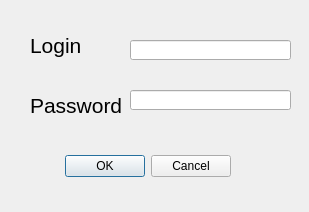
<?xml version="1.0" encoding="UTF-8"?>
<ui version="4.0">
 <class>Dialog</class>
 <widget class="QDialog" name="Dialog">
  <property name="geometry">
   <rect>
    <x>0</x>
    <y>0</y>
    <width>309</width>
    <height>212</height>
   </rect>
  </property>
  <property name="maximumSize">
   <size>
    <width>309</width>
    <height>299</height>
   </size>
  </property>
  <property name="windowTitle">
   <string>Dialog</string>
  </property>
  <widget class="QDialogButtonBox" name="Buttons">
   <property name="geometry">
    <rect>
     <x>50</x>
     <y>150</y>
     <width>181</width>
     <height>32</height>
    </rect>
   </property>
   <property name="orientation">
    <enum>Qt::Horizontal</enum>
   </property>
   <property name="standardButtons">
    <set>QDialogButtonBox::Cancel|QDialogButtonBox::Ok</set>
   </property>
  </widget>
  <widget class="QLabel" name="label">
   <property name="geometry">
    <rect>
     <x>30</x>
     <y>30</y>
     <width>91</width>
     <height>31</height>
    </rect>
   </property>
   <property name="font">
    <font>
     <pointsize>16</pointsize>
    </font>
   </property>
   <property name="text">
    <string>Login</string>
   </property>
  </widget>
  <widget class="QLabel" name="label_2">
   <property name="geometry">
    <rect>
     <x>30</x>
     <y>90</y>
     <width>101</width>
     <height>31</height>
    </rect>
   </property>
   <property name="font">
    <font>
     <pointsize>16</pointsize>
    </font>
   </property>
   <property name="text">
    <string>Password</string>
   </property>
  </widget>
  <widget class="QLineEdit" name="lineEdit">
   <property name="geometry">
    <rect>
     <x>130</x>
     <y>40</y>
     <width>161</width>
     <height>20</height>
    </rect>
   </property>
  </widget>
  <widget class="QLineEdit" name="lineEdit_2">
   <property name="geometry">
    <rect>
     <x>130</x>
     <y>90</y>
     <width>161</width>
     <height>20</height>
    </rect>
   </property>
  </widget>
 </widget>
 <resources/>
 <connections>
  <connection>
   <sender>Buttons</sender>
   <signal>accepted()</signal>
   <receiver>Dialog</receiver>
   <slot>accept()</slot>
   <hints>
    <hint type="sourcelabel">
     <x>248</x>
     <y>254</y>
    </hint>
    <hint type="destinationlabel">
     <x>157</x>
     <y>274</y>
    </hint>
   </hints>
  </connection>
  <connection>
   <sender>Buttons</sender>
   <signal>rejected()</signal>
   <receiver>Dialog</receiver>
   <slot>reject()</slot>
   <hints>
    <hint type="sourcelabel">
     <x>316</x>
     <y>260</y>
    </hint>
    <hint type="destinationlabel">
     <x>286</x>
     <y>274</y>
    </hint>
   </hints>
  </connection>
 </connections>
</ui>
